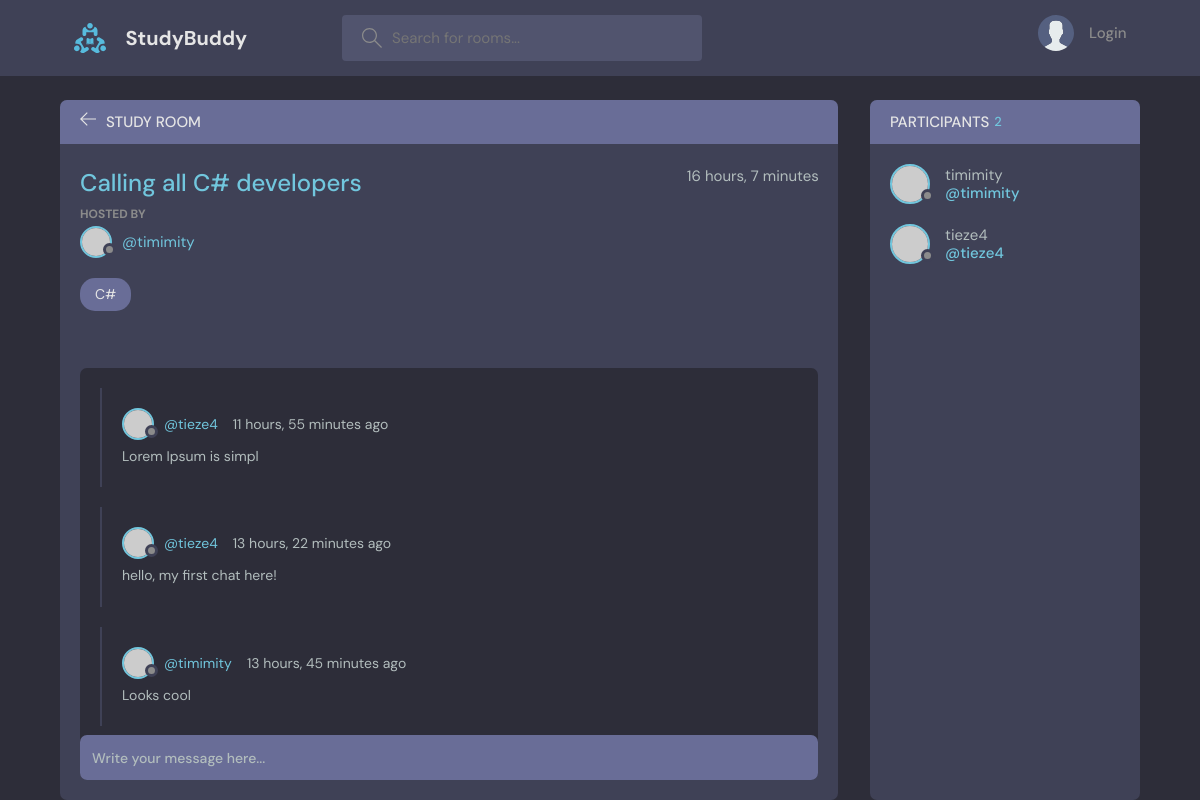
Screenshot of /room/7/ with the database file from the repository.
### base/models.py (models this page shows, shortened)
class Room(models.Model):
    host = models.ForeignKey(User, on_delete=models.SET_NULL, null=True)
    topic = models.ForeignKey(Topic, on_delete=models.SET_NULL, null=True)
    name = models.CharField(max_length=200)
    description = models.TextField(null=True, blank=True)
    participants = models.ManyToManyField(User, related_name='participants', blank=True)
    updated = models.DateTimeField(auto_now=True)
    created = models.DateTimeField(auto_now_add=True)
    class Meta:
        ordering = ['-updated', '-created']

class Topic(models.Model):
    name = models.CharField(max_length=200)
    def __str__(self):
        return self.name

class Message(models.Model):
    user = models.ForeignKey(User, on_delete=models.CASCADE)
    room = models.ForeignKey(Room, on_delete=models.CASCADE)
    body = models.TextField()
    updated = models.DateTimeField(auto_now=True)
    created = models.DateTimeField(auto_now_add=True)
    class Meta:
        ordering = ['-updated', '-created']

### base/views.py (the view, shortened to what this page needs)
# urls.py: path('room/<str:pk>', views.getRoom),
def room(request, pk):
    room = Room.objects.get(id=pk)
    room_messages = room.message_set.all()
    participants = room.participants.all()
    context = {'room': room, 'room_messages': room_messages, 'participants': participants}
    return render(request, 'base/room.html',context)

### base/templates/base/room.html (shortened to what this page needs)
{% extends 'main.html' %}
{%  block content %}
    <main class="profile-page layout layout--2">
      <div class="container">
        <div class="room">
          <div class="room__top">
            <div class="room__topLeft">
              <a href="{% url 'home' %}">
                <svg version="1.1" xmlns="http://www.w3.org/2000/svg" width="32" height="32" viewBox="0 0 32 32">
                  <title>arrow-left</title>
                  <path
                    d="M13.723 2.286l-13.723 13.714 13.719 13.714 1.616-1.611-10.96-10.96h27.625v-2.286h-27.625l10.965-10.965-1.616-1.607z"
                  ></path>
                </svg>
              </a>
              <h3>Study Room</h3>
            </div>
          </div>
          <div class="room__box scroll">
            <div class="room__header scroll">
              <div class="room__info">
                <h3>{{ room.name}}</h3>
                <span>{{ room.created|timesince}}</span>
              </div>
              <div class="room__hosted">
                <p>Hosted By</p>
                <a href="{% url 'user-profile' room.host.id %}" class="room__author">
                  <div class="avatar avatar--small">
                    <img src="https://randomuser.me/api/portraits/men/37.jpg" />
                  </div>
                  <span>@{{ room.host.username }}</span>
                </a>
              </div>
              <span class="room__topics">{{ room.topic }}</span>
            </div>
            <div class="room__conversation">
              <div class="threads scroll">
                  {% for message in room_messages %}
                <div class="thread">
                  <div class="thread__top">
                    <div class="thread__author">
                      <a href="{% url 'user-profile' message.user.id %}" class="thread__authorInfo">
                        <div class="avatar avatar--small">
                          <img src="https://randomuser.me/api/portraits/men/37.jpg" />
                        </div>
                        <span>@{{ message.user }}</span>
                      </a>
                      <span class="thread__date">{{ message.created|timesince}} ago</span>
                    </div>
                  </div>
                  <div class="thread__details">
                      {{ message.body}}
                  </div>
                </div>
                  {% endfor %}
              </div>
            </div>
          </div>
          <div class="room__message">
            <form action="" method="POST">
                <input name="body" placeholder="Write your message here..." /></form>
          </div>
        </div>
        <div class="participants">
          <h3 class="participants__top">Participants <span>{{ participants.count }}</span></h3>
          <div class="participants__list scroll">
              {% for user in participants %}
                    <a href="{% url 'user-profile' user.id %}" class="participant">
                      <div class="avatar avatar--medium">
                        <img src="https://randomuser.me/api/portraits/men/37.jpg" />
                      </div>
                      <p>
                          {{ user.username}}
                        <span>@{{ user.username }}</span>
                      </p>
                    </a>
              {% endfor %}
          </div>
        </div>
      </div>
    </main>
{% endblock %}

### rows the page displays
Room: name "Calling all C# developers", created "16 hours, 7 minutes", host.username "timimity", topic "C#"
Message: user "tieze4", created "11 hours, 55 minutes", body "Lorem Ipsum is simpl"
Message: user "tieze4", created "13 hours, 22 minutes", body "hello, my first chat here!"
Message: user "timimity", created "13 hours, 45 minutes", body "Looks cool"

### other values shown
{{ participants.count }} "2"
{{ user.username }} "timimity"
{{ user.username }} "tieze4"
